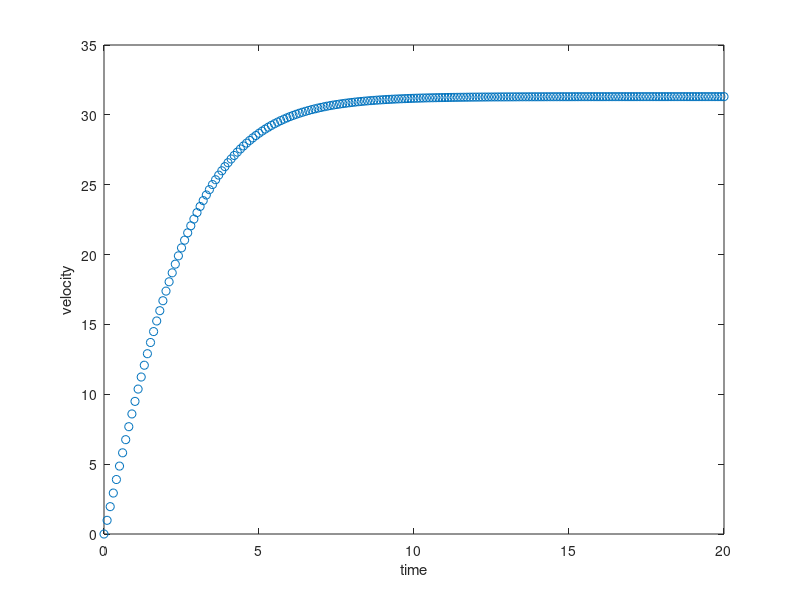

Here is the MATLAB script that generated this plot:
m = 10^-2 ;
k = 10^-4 ;
g = 9.8 ;

f = @(v) g - (k/m)*v^2 ;
h = 0.1 ;

v(1) = 0 ;
time(1) = 0 ;
s = 0 ;

it = 1 ;
for t = 0 : h : 20-h 
    f0 = f(v(it)) ;
    f1 = f(v(it) + h/2*f0) ;
    f2 = f(v(it) + h/2*f1) ;
    f3 = f(v(it) + h*f2) ;
    
    v(it + 1) = v(it) + h/6*(f0 + 2*f1 + 2*f2 + f3) ;
    if t < 10
        s = s + v(it + 1)*h ;
    end
    
    it = it + 1 ;
    time(it) = t + h ;
end

plot (time , v , 'o') ;
xlabel ('time') ;
ylabel ('velocity') ;
disp (['The distance travelled is ' , num2str(s)]) ;

